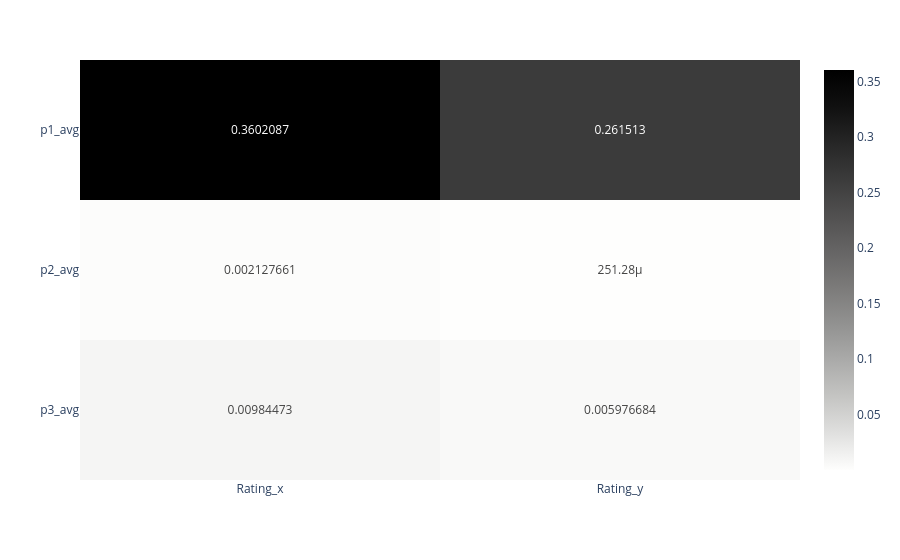

The cell this chart's notebook holds for it:
### Code cell
fig_p

### Figure 1 — Plotly figure (JSON) as saved in the notebook; plotly's stock layout.template omitted (floating-point values rounded to 4 significant figures)
{"data": [{"coloraxis": "coloraxis", "hovertemplate": "x: %{x}<br>y: %{y}<br>color: %{z}<extra></extra>", "name": "0", "texttemplate": "%{z}", "type": "heatmap", "x": ["Rating_x", "Rating_y"], "xaxis": "x", "y": ["p1_avg", "p2_avg", "p3_avg"], "yaxis": "y", "z": [[0.3602, 0.2615], [0.002128, 0.0002513], [0.009845, 0.005977]]}], "layout": {"coloraxis": {"colorscale": [[0, "rgb(254, 254, 253)"], [0.09091, "rgb(224, 224, 223)"], [0.1818, "rgb(197, 197, 195)"], [0.2727, "rgb(171, 171, 170)"], [0.3636, "rgb(146, 146, 145)"], [0.4545, "rgb(124, 123, 122)"], [0.5455, "rgb(102, 101, 101)"], [0.6364, "rgb(81, 80, 80)"], [0.7273, "rgb(59, 59, 59)"], [0.8182, "rgb(38, 38, 38)"], [0.9091, "rgb(16, 16, 16)"], [1, "rgb(0, 0, 0)"]]}, "margin": {"t": 60}, "xaxis": {"anchor": "y", "domain": [0, 1]}, "yaxis": {"anchor": "x", "autorange": "reversed", "domain": [0, 1]}}}
